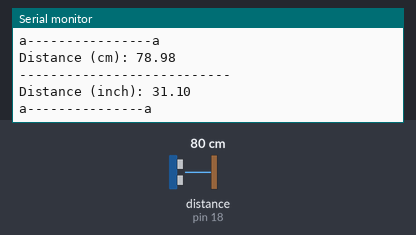
Recording of a sketch running on a simulated Arduino Uno, built with avr-gcc and run on an emulated ATmega328P. Shown: the last lines printed to the serial monitor. Wiring (inferred from the names in the program): ultrasonic range finder: trigger pin 5; echo pin 18. Inputs (shaded band) come from the test bench; at power-on: distance to the obstacle (sensor on pin 18) 80 cm. The echo pulse lasts 58.3 µs per cm.

Above: at 1.8 s.
1.9 s: distance to the obstacle (sensor on pin 18) set to 2 cm
At 2.7 s:
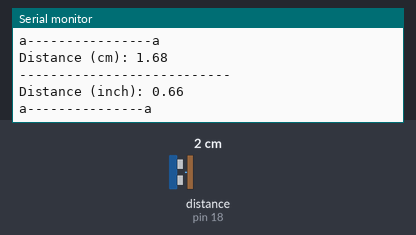
3.4 s: distance to the obstacle (sensor on pin 18) set to 4 cm
At 4.6 s:
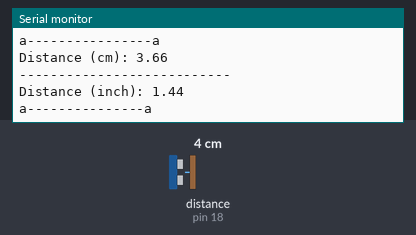
Timing chart, 0 to 6.4 s (numbered marks = the images above; inputs shaded):
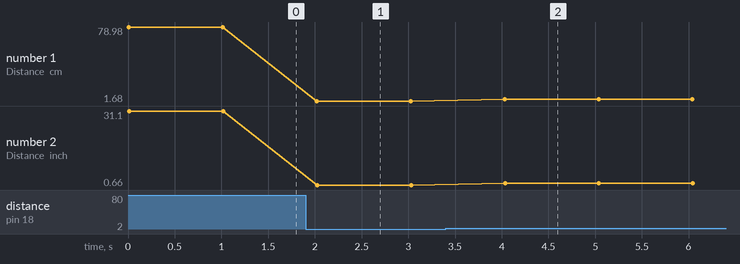

Measured:
- after the input at 1.9 s, the serial monitor: prints a new line after 0.12 s (image 1)
- after the input at 3.4 s, the serial monitor: prints a new line after 0.63 s (image 2)
- plotted number 1: 78.98 → 1.68 after the input at 1.9 s, 1.68 → 3.66 after the input at 3.4 s
- plotted number 2: 31.1 → 0.66 after the input at 1.9 s, 0.66 → 1.44 after the input at 3.4 s

The sketch:

ultrasonico.ino
```cpp
// Mi medidor de Aproximidad supersonica
const int trigPin = 5;
const int echoPin = 18;

// define sound speed in cm/uS
#define SOUND_SPEED 0.034
#define CM_TO_INCH 0.393701

long duration;
float distanceCm;
float distanceInch;

void setup()
{
    Serial.begin(115200);     // Starts the serial communication
    pinMode(trigPin, OUTPUT); // Sets the trigPin as an Output
    pinMode(echoPin, INPUT);  // Sets the echoPin as an Input
}

void loop()
{
    // Clears the trigPin
    digitalWrite(trigPin, LOW);
    delayMicroseconds(2);

    // Sets the trigPin on HIGH state for 10 micro seconds
    digitalWrite(trigPin, HIGH);
    delayMicroseconds(10);
    digitalWrite(trigPin, LOW);

    // Reads the echoPin, returns the sound wave travel time in microseconds
    duration = pulseIn(echoPin, HIGH);

    // Calculate the distance
    distanceCm = duration * SOUND_SPEED / 2;

    // Convert to inches
    distanceInch = distanceCm * CM_TO_INCH;

    // Prints the distance in the Serial Monitor
    Serial.println("a----------------a");
    Serial.print("Distance (cm): ");
    Serial.println(distanceCm);
    Serial.println("---------------------------");
    Serial.print("Distance (inch): ");
    Serial.println(distanceInch);
    Serial.println("a---------------a");
    delay(1000);
}
```
